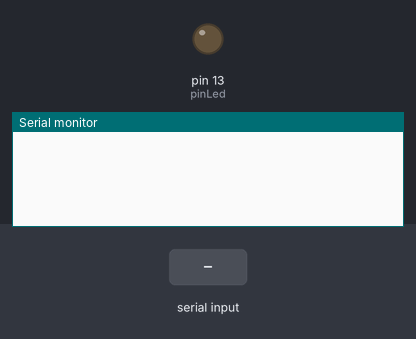
A sketch run on a simulated Arduino Uno, built for the host (arithmetic inside an expression is 32-bit, double 64-bit). On the bench: output pins drawn as LEDs (lit = HIGH), the last lines printed to the serial monitor. The inputs (shaded band) are chosen by the test bench.

Above: at 1.2 s.
1.3 s: byte 90 received over Serial
At 1.7 s:
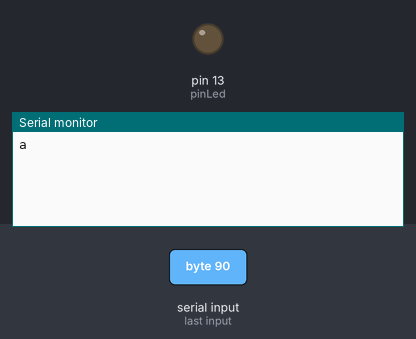
2.8 s: byte 120 received over Serial
At 4.0 s:
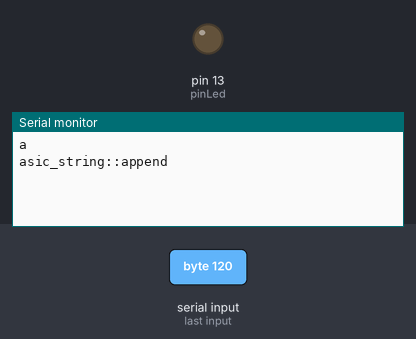

Measured:
- after the input at 1.3 s, the serial monitor: prints a new line at once (image 1)
- after the input at 2.8 s, the serial monitor: prints a new line at once (image 2)

The sketch:

SerialTest.ino
```cpp
// Do not remove the include below
#include "SerialTest.h"

const int pinLed = 13;

int dado;

//The setup function is called once at startup of the sketch
void setup()
{

	Serial.begin(9600);
	pinMode(pinLed, OUTPUT);

}

// The loop function is called in an endless loop
void loop()
{

	if (Serial.available() > 0) {

		dado = Serial.read();

		Serial.println("Valor recebido: " + dado);


		switch (dado) {

			case 1:
				digitalWrite(pinLed, HIGH);
				Serial.println("Ligando o LED");
				break;

			case 2:
				digitalWrite(pinLed, LOW);
				Serial.println("Desligando o LED");
				break;


		}


	}

}
```

SerialTest.h
```cpp
// Only modify this file to include
// - function definitions (prototypes)
// - include files
// - extern variable definitions
// In the appropriate section

#ifndef _SerialTest_H_
#define _SerialTest_H_
#include "Arduino.h"
//add your includes for the project SerialTest here


//end of add your includes here
#ifdef __cplusplus
extern "C" {
#endif
void loop();
void setup();
#ifdef __cplusplus
} // extern "C"
#endif

//add your function definitions for the project SerialTest here


//Do not add code below this line
#endif /* _SerialTest_H_ */
```
